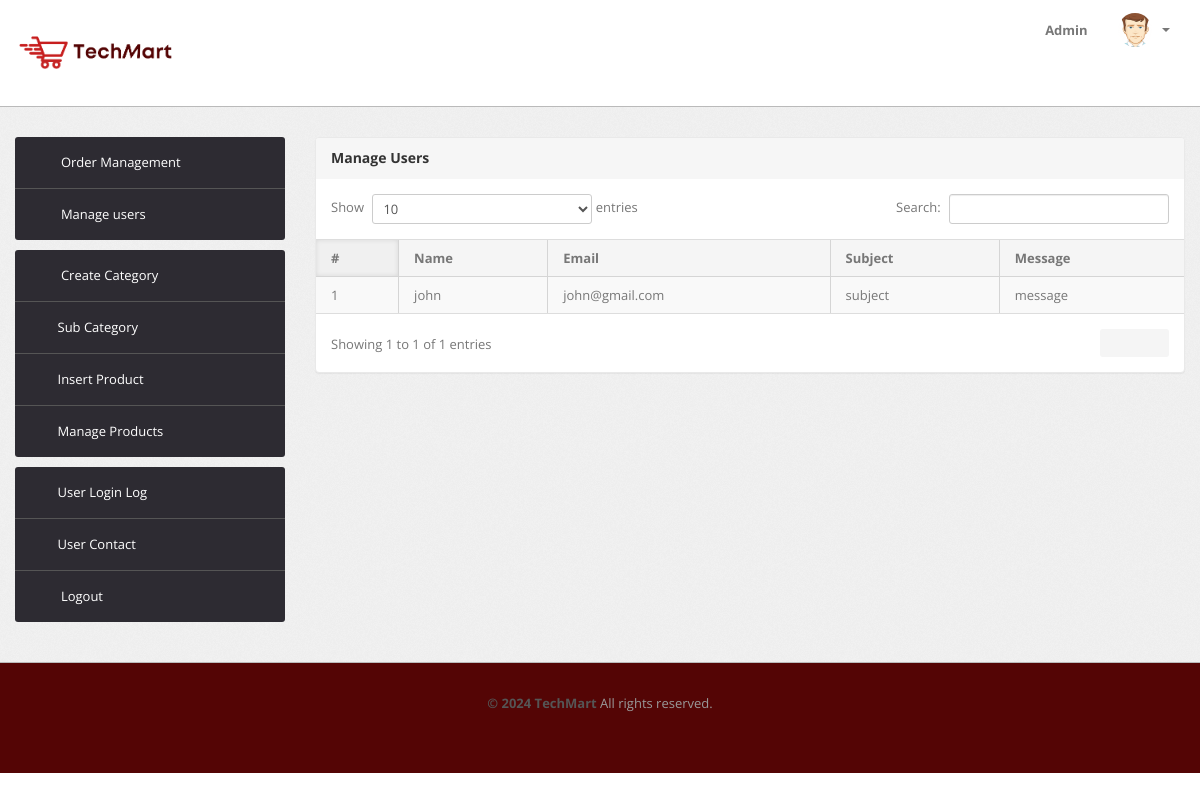
The app's page /admin/user-contact.php (signed in) with its own data.
### tables this page shows
CREATE TABLE `contactus` (
  `id` int(11) NOT NULL,
  `name` varchar(250) NOT NULL,
  `email` varchar(250) NOT NULL,
  `subject` varchar(250) NOT NULL,
  `message` text NOT NULL
);

### admin/user-contact.php (the view, shortened to what this page needs)
<?php
include('include/config.php');
if(strlen($_SESSION['alogin'])==0)
	{
header('location:index.php');
}
else{
?>
<!DOCTYPE html>
<html lang="en">
<head>
	<link type="text/css" href="bootstrap/css/bootstrap.min.css" rel="stylesheet">
	<link type="text/css" href="bootstrap/css/bootstrap-responsive.min.css" rel="stylesheet">
	<link type="text/css" href="css/theme.css" rel="stylesheet">
	<link type="text/css" href="images/icons/css/font-awesome.css" rel="stylesheet">
</head>
<body>
<?php include('include/header.php');?>
	<div class="wrapper">
		<div class="container">
			<div class="row">
<?php include('include/sidebar.php');?>
			<div class="span9">
					<div class="content">
	<div class="module">
							<div class="module-head">
								<h3>Manage Users</h3>
							</div>
							<div class="module-body table">
								<table cellpadding="0" cellspacing="0" border="0" class="datatable-1 table table-bordered table-striped	 display" width="100%">
									<thead>
										<tr>
											<th>#</th>
											<th> Name</th>
											<th>Email</th>
											<th>Subject</th>
											<th>Message</th>
										</tr>
									</thead>
									<tbody>
<?php $query=mysqli_query($con,"select * from contactus");
$cnt=1;
while($row=mysqli_fetch_array($query))
{
?>
										<tr>
											<td><?php echo htmlentities($cnt);?></td>
											<td><?php echo htmlentities($row['name']);?></td>
											<td><?php echo htmlentities($row['email']);?></td>
											<td> <?php echo htmlentities($row['subject']);?></td>
											<td><?php echo htmlentities($row['message']); ?></td>
										<?php $cnt=$cnt+1; } ?>
								</table>
							</div>
						</div>
					</div>
				</div>
			</div>
		</div>
	</div>
<?php include('include/footer.php');?>
</body>
<?php } ?>

### admin/css/theme.css (style rules this page uses)
body { font-size: 13px; font-family: 'Open Sans', Arial, sans-serif; background: #fff; color: #777 }
h1, h2, h3, h4, h5, h6 { color: #333; margin-top: 0 }
h3 { font-size: 20px }
.wrapper { background: url(../images/bg.png) #eee; border-bottom: 1px solid #bbb; -webkit-box-shadow: 0 1px 2px rgba(0,0,0,0.1); -moz-box-shadow: 0 1px 2px rgba(0,0,0,0.1); box-shadow: 0 1px 2px rgba(0,0,0,0.1); padding: 30px 0 }
.module { background: #fff; -webkit-border-radius: 3px; -moz-border-radius: 3px; border-radius: 3px; border: 1px solid #ccc; border-bottom-color: #bbb; -webkit-box-shadow: 0 0 1px rgba(0,0,0,0.2); -moz-box-shadow: 0 0 1px rgba(0,0,0,0.2); box-shadow: 0 0 1px rgba(0,0,0,0.2); margin-bottom: 30px }
.table { margin-bottom: 0 }
.table th, .table td { border-color: #d5d5d5!important }
.table-bordered thead:first-child tr:first-child>th:first-child, .table-bordered tbody:first-child tr:first-child>td:first-child { -webkit-border-top-left-radius: 2px; -moz-border-radius-topleft: 2px; border-top-left-radius: 2px }
.table-bordered thead:first-child tr:first-child>th:last-child, .table-bordered tbody:first-child tr:first-child>td:last-child { -webkit-border-top-right-radius: 2px; -moz-border-radius-topright: 2px; border-top-right-radius: 2px }
.table-bordered thead:last-child tr:last-child>th:first-child, .table-bordered tbody:last-child tr:last-child>td:first-child, .table-bordered tfoot:last-child tr:last-child>td:first-child { -webkit-border-bottom-left-radius: 2px; -moz-border-radius-bottomleft: 2px; border-bottom-left-radius: 2px }
.table-bordered thead:last-child tr:last-child>th:last-child, .table-bordered tbody:last-child tr:last-child>td:last-child, .table-bordered tfoot:last-child tr:last-child>td:last-child { -webkit-border-bottom-right-radius: 2px; -moz-border-radius-bottomright: 2px; border-bottom-right-radius: 2px }
.module { box-shadow: 0 0 3px rgba(0,0,0,.1); border-color: #e9e9e9; margin-bottom: 20px; background-color: #fff; border-radius: 4px; -webkit-box-shadow: 0 1px 1px rgba(0,0,0,.05); box-shadow: 0 1px 1px rgba(0,0,0,.05); }
.module-head { color: #767676; background-color: #f6f6f6; border-color: #e9e9e9; padding: 10px 15px; border-bottom: 1px solid transparent; border-top-right-radius: 3px; border-top-left-radius: 3px; }
.module-head h3 { font-size: 14px; line-height: 20px; height: 20px; margin: 0 }
.module-body { padding: 15px }
.module-body.table { padding: 15px 0 }
.module-body.table .table th, .module-body.table .table td { padding-left: 15px; padding-right: 15px }
.dataTables_wrapper table th { background: #f5f5f5; cursor: pointer }
.dataTables_wrapper table th.sorting_asc, .dataTables_wrapper table th.sorting_desc { background: #f0f0f0; -webkit-box-shadow: 0 0 5px rgba(0,0,0,0.1) inset; -moz-box-shadow: 0 0 5px rgba(0,0,0,0.1) inset; box-shadow: 0 0 5px rgba(0,0,0,0.1) inset }
.dataTables_wrapper .table-bordered { -webkit-border-radius: 0; -moz-border-radius: 0; border-radius: 0; border-left: 0; border-right: 0 }
.dataTables_wrapper .table-bordered thead tr>th:first-child, .dataTables_wrapper .table-bordered tbody tr>td:first-child, .dataTables_wrapper .table-bordered tfoot tr>td:first-child, .dataTables_wrapper .table-bordered tfoot tr>th:first-child { border-left: 0 }
.dataTables_wrapper .table-bordered thead:first-child tr:first-child>th:first-child, .dataTables_wrapper .table-bordered tbody:first-child tr:first-child>td:first-child { -webkit-border-top-left-radius: 0; -moz-border-radius-topleft: 0; border-top-left-radius: 0 }
.dataTables_wrapper .table-bordered thead:first-child tr:first-child>th:last-child, .dataTables_wrapper .table-bordered tbody:first-child tr:first-child>td:last-child { -webkit-border-top-right-radius: 0; -moz-border-radius-topright: 0; border-top-right-radius: 0 }
.dataTables_wrapper .table-bordered thead:last-child tr:last-child>th:first-child, .dataTables_wrapper .table-bordered tbody:last-child tr:last-child>td:first-child, .dataTables_wrapper .table-bordered tfoot:last-child tr:last-child>td:first-child { -webkit-border-bottom-left-radius: 0; -moz-border-radius-bottomleft: 0; border-bottom-left-radius: 0 }
.dataTables_wrapper .table-bordered thead:last-child tr:last-child>th:last-child, .dataTables_wrapper .table-bordered tbody:last-child tr:last-child>td:last-child, .dataTables_wrapper .table-bordered tfoot:last-child tr:last-child>td:last-child { -webkit-border-bottom-right-radius: 0; -moz-border-radius-bottomright: 0; border-bottom-right-radius: 0 }

### records on screen
contactus: name "john", email "john@gmail.com", subject "subject", message "message"
